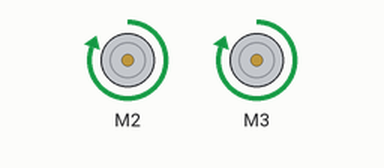
Simulated run of this sketch. Board: Arduino Uno, built with avr-gcc and run on an emulated ATmega328P. Parts: 2 × DC motor (green arrow = forward, orange = backward, longer = faster). What the sketch prints to the serial monitor is not drawn.

Above: at 0.1 s.
Timing chart, 0 to 1.6 s (numbered marks = the images above):
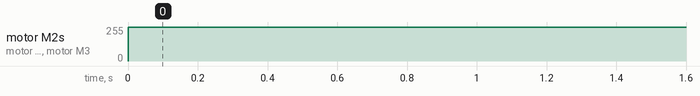

The sketch:

AFMotorTest.ino
```cpp
// (licence header left out)
#include <AFMotor.h>

AF_DCMotor motorRight(2);
AF_DCMotor motorLeft(3);

void setup() {
  Serial.begin(9600);           // set up Serial library at 9600 bps
  Serial.println("Motor test!");

  // turn on motor
  motorRight.setSpeed(200);
  motorLeft.setSpeed(200);
  motorRight.run(RELEASE);
  motorLeft.run(RELEASE);
}

void loop() {
  motorRight.run(FORWARD);
  motorLeft.run(FORWARD);
  motorRight.setSpeed(255);
  motorLeft.setSpeed(255);

  //
  //  Serial.print("tock");
  //
  //  motor.run(BACKWARD);
  //  motor.speed(255)
  //
  //
  //  Serial.print("tech");
  //  motor.run(RELEASE);

}
```

Measured:
- by itself, motor M2, motor M3: stopped → forward 255/255 at 0.00 s
